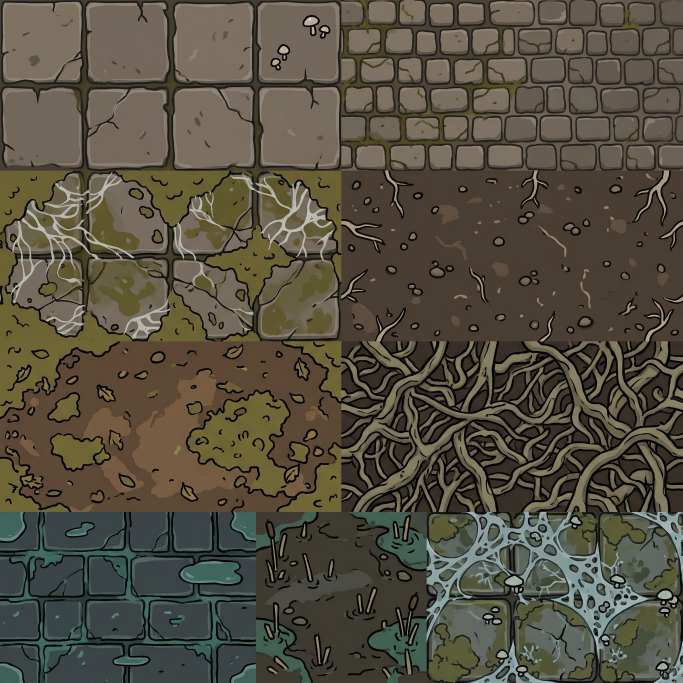
#> input picture Core/game/raw2/floors.jpg, 2048 x 2048 px, found by its file name (shown at 1/3 size)
$ python tiles.py
#> lines starting #> are read from the running program, lines starting #| are printed output that depends on the picture; after the words box and inside, x2 and y2 are one past the last pixel; in counts of white or black regions, pixels touching at a corner belong together
### Core/game/tools/grid.py
import numpy as np, json
from PIL import Image, ImageFilter
from scipy import ndimage
def load(name):
    im=Image.open(f'raw/{name}.jpg').convert('RGB'); a=np.asarray(im).astype(int)
    bg=np.median(np.concatenate([a[0],a[-1],a[:,0],a[:,-1]]),axis=0)
    d=np.abs(a-bg).sum(2); sat=a.max(2)-a.min(2)
    near=(d<40)&(sat<22)
    lab,n=ndimage.label(near)
    border=set(np.unique(np.concatenate([lab[0],lab[-1],lab[:,0],lab[:,-1]])))-{0}
    bgm=np.isin(lab,list(border))
    tight=(d<26)&(sat<14); tl,tn=ndimage.label(tight)
    sz=ndimage.sum(np.ones_like(tl),tl,range(tn+1)); bgm|=(sz[tl]>80)&(tl>0)
    band=ndimage.binary_dilation(bgm,iterations=4)&~bgm
    bgm|=band&(a.mean(2)>150)&(sat<40)
    bgm=ndimage.binary_dilation(bgm,iterations=1)
    fg=ndimage.binary_opening(~bgm,iterations=1)
    return a.astype(np.uint8),fg
def grid(fg,it=5):
    lab,n=ndimage.label(ndimage.binary_dilation(fg,iterations=it))
    big=[]
    for i,s in enumerate(ndimage.find_objects(lab)):
        h=s[0].stop-s[0].start; w=s[1].stop-s[1].start
        if w*h<3500: continue
        big.append([s[1].start,s[0].start,s[1].stop,s[0].stop])
    big.sort(key=lambda b:(b[1]+b[3])/2)
    rows=[]
    for b in big:
        cy=(b[1]+b[3])/2
        if rows and abs(cy-rows[-1][0])<50: rows[-1][1].append(b)
        else: rows.append([cy,[b]])
    return [sorted(r[1],key=lambda b:b[0]) for r in rows]
def crop(a,fg,box,pad=18):
    x0,y0,x1,y1=box; H,W=fg.shape
    x0=max(0,x0-pad);y0=max(0,y0-pad);x1=min(W,x1+pad);y1=min(H,y1+pad)
    m=fg[y0:y1,x0:x1]
    al=Image.fromarray((m*255).astype(np.uint8)).filter(ImageFilter.GaussianBlur(0.6))
    rgba=np.dstack([a[y0:y1,x0:x1],np.asarray(al)])
    im=Image.fromarray(rgba); bb=im.getbbox(); return im.crop(bb)
# [3 lines that do not run on import are left out]

### Core/game/tools/tiles.py
# Build seamless floor / wall / walltop textures + decals and merge into a 4096x2048 atlas
import json, sys, numpy as np
from PIL import Image, ImageFilter
sys.path.insert(0,'tools')
from grid import load, grid, crop

def mincut_wrap_h(img, frac=0.14):
    """Make image horizontally tileable: overlap right band onto left band with min-error vertical cut."""
    a=img.astype(np.float32); H,W,_=a.shape; b=int(W*frac)
    L=a[:,:b]; R=a[:,W-b:]
    err=((L-R)**2).sum(2)
    # DP for vertical path (one column per row)
    cost=err.copy(); back=np.zeros((H,b),np.int32)
    for y in range(1,H):
        prev=cost[y-1]
        left=np.r_[np.inf,prev[:-1]]; right=np.r_[prev[1:],np.inf]
        stack=np.stack([left,prev,right]); k=stack.argmin(0)
        cost[y]+=stack[k,np.arange(b)]; back[y]=np.arange(b)+k-1
    path=np.zeros(H,np.int32); path[-1]=int(cost[-1].argmin())
    for y in range(H-1,0,-1): path[y-1]=back[y,path[y]]
    # mask: 1 -> take from R (left of cut), 0 -> from L
    cols=np.arange(b)[None,:]; m=(cols<path[:,None]).astype(np.float32)
    m=np.asarray(Image.fromarray((m*255).astype(np.uint8)).filter(ImageFilter.GaussianBlur(1.6))).astype(np.float32)/255
    band=R*m[...,None]+L*(1-m[...,None])
    out=np.concatenate([band,a[:,b:W-b]],axis=1)
    return out.clip(0,255).astype(np.uint8)
def mincut_wrap(img,frac=0.14):
    t=mincut_wrap_h(img,frac)
    t=mincut_wrap_h(t.transpose(1,0,2),frac).transpose(1,0,2)
    return t
def pad_wrap(im,p):
    a=np.asarray(im); return Image.fromarray(np.pad(a,((p,p),(p,p),(0,0)),mode='wrap'))

PX=128  # source px per game tile
out={}
fl=Image.open('raw2/floors.jpg').convert('RGB'); A=np.asarray(fl)
#> further down, fl is the input picture: PIL image 2048x2048 RGB; mean R, G, B 84.8, 79.7, 65.2
ins=10
cells={'halls_a':(0,0,1024,512),'halls_b':(1024,0,2048,512),'halls_c':(0,512,1024,1024),'roots_a':(1024,512,2048,1024),
       'roots_b':(0,1024,1024,1536),'roots_c':(1024,1024,2048,1536),'drowned_a':(0,1536,767,2048),'drowned_b':(767,1536,1283,2048),'drowned_c':(1283,1536,2048,2048)}
for n,(x0,y0,x1,y1) in cells.items():
    c=A[y0+ins:y1-ins,x0+ins:x1-ins]
    s=mincut_wrap(c,0.12)
    h,w=s.shape[:2]; th=2; tw=max(1,round(w/h*th))
    im=Image.fromarray(s).resize((tw*PX,th*PX),Image.LANCZOS)
    out['tex_'+n]=(im,(tw,th))
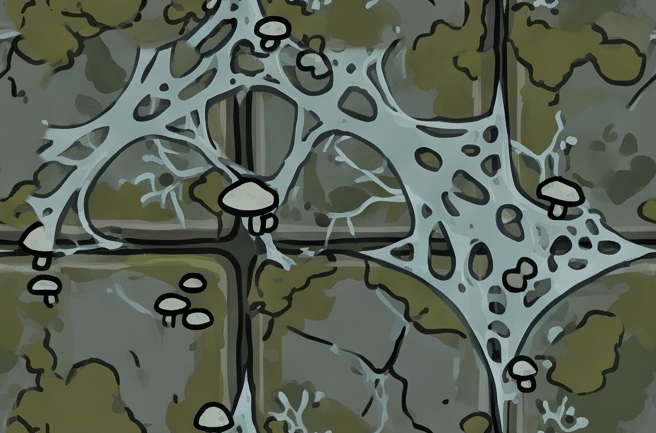
#> s: shape (433, 656, 3); mean R, G, B 89.1, 97.6, 85.5
#> after the loop, out = 9 items
# wall top
wt=np.asarray(Image.open('raw2/walltop.jpg').convert('RGB'))[8:-8,8:-8]
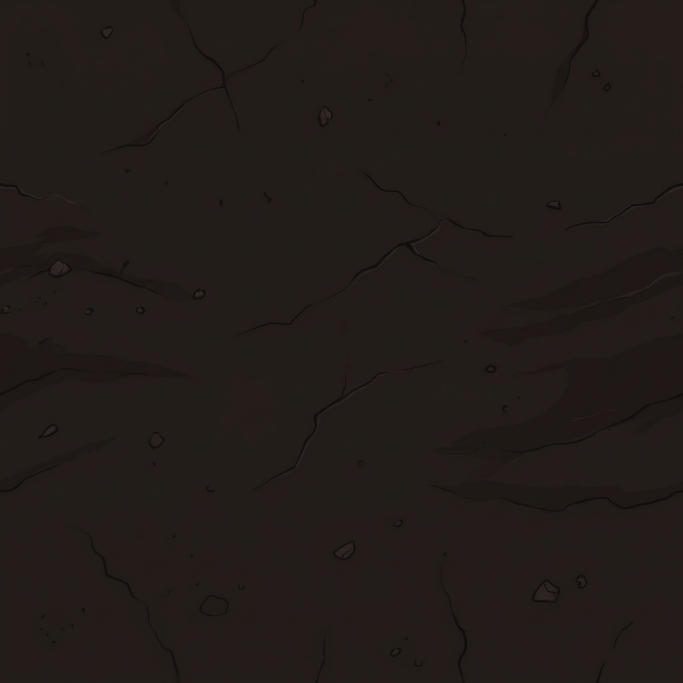
#> input picture Core/game/raw2/walltop.jpg, 2048 x 2048 px, found by its file name (shown at 1/3 size)
im=Image.fromarray(mincut_wrap(wt,0.1)).resize((4*PX,4*PX),Image.LANCZOS); out['tex_walltop']=(im,(4,4))
#> after the loop in mincut_wrap_h (call 19), `for y in range(1,H):`:
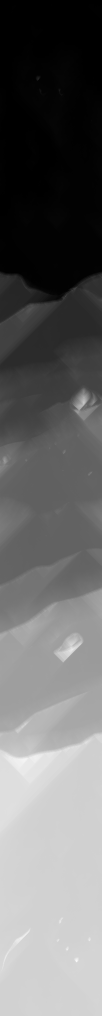
#> cost: shape (2032, 203) float32 (shown at 1/2 size); min 0, max 20686, mean 8580.8; drawn with min black and max white
#> after the loop in mincut_wrap_h (call 19), `for y in range(H-1,0,-1): path[y-1]=back[y,path[y]]`: path = 2032 values, max 191 at index 1476, min 0 at index 93, mean 99.97
#> in mincut_wrap_h (call 19), `m = (cols < path[:, None]).astype(np.float32)`: m: shape (2032, 203) float32; values 0 (black) and 1 (white), 49.2% white; 7 white regions (5 under 20 px), largest, box (x1, y1, x2, y2) and area: (0, 126, 191, 2032) 200619, (0, 0, 48, 93) 2508
#> after the loop in mincut_wrap_h (call 20), `for y in range(1,H):`:
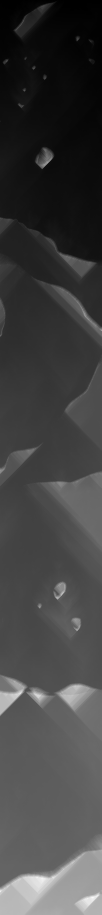
#> cost: shape (1829, 203) float32 (shown at 1/2 size); min 0, max 9461, mean 2433; drawn with min black and max white
#> after the loop in mincut_wrap_h (call 20), `for y in range(H-1,0,-1): path[y-1]=back[y,path[y]]`: path = 1829 values, max 202 at index 15, min 25 at index 633, mean 95.17
#> in mincut_wrap_h (call 20), `m = (cols < path[:, None]).astype(np.float32)`: m: shape (1829, 203) float32; values 0 (black) and 1 (white), 46.9% white; 1 white region, box (x1, y1, x2, y2) and area: (0, 0, 202, 1829) 174075
# walls: horizontal strips
W_=np.asarray(Image.open('raw2/walls.jpg').convert('RGB'))
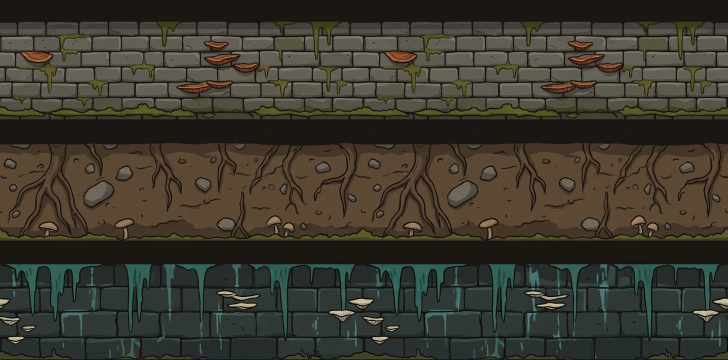
#> input picture Core/game/raw2/walls.jpg, 1456 x 720 px, found by its file name (shown at 1/2 size)
#> W_ is the input picture: shape (720, 1456, 3); mean R, G, B 59.9, 56.9, 46.5
for n,(y0,y1) in {'halls':(43,240),'roots':(287,482),'drowned':(528,720)}.items():
    s=mincut_wrap_h(W_[y0:y1,4:-4],0.12); h,w=s.shape[:2]
    th=1.25; tw=max(1,round(w/h*th)); im=Image.fromarray(s).resize((tw*PX,int(th*PX)),Image.LANCZOS)
    out['wall_'+n]=(im,(tw,th))
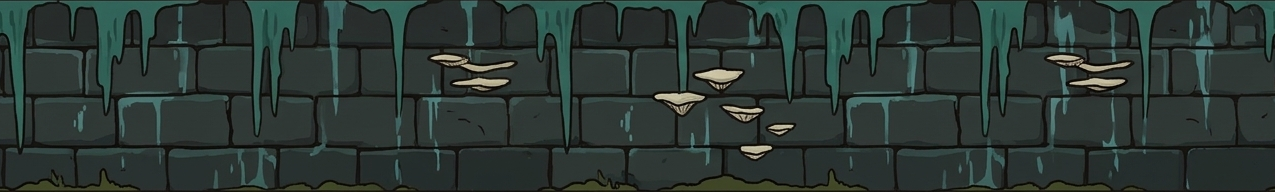
#> s: shape (192, 1275, 3); mean R, G, B 44, 55.8, 51.8
#> after the loop, out = 13 items
# decals via the existing slicer (light bg)
import shutil; shutil.copy('raw2/decals.jpg','raw/decals.jpg')
a,fg=load('decals'); g=grid(fg,28); k=0; dec=[]
#> in load, `bg=np.median(np.concatenate([a[0],a[-1],a[:,0],a[:,-1]]),axis=0)`: bg = [233, 232, 228]
#> in load, `near=(d<40)&(sat<22)`: near: shape (2400, 1792) bool; 75.1% white; 136 black regions (17 under 20 px), largest, box (x1, y1, x2, y2) and area: (517, 2052, 813, 2324) 69368, (45, 1648, 364, 1909) 59645, (38, 2047, 392, 2311) 58888
#> in load, `lab,n=ndimage.label(near)`:
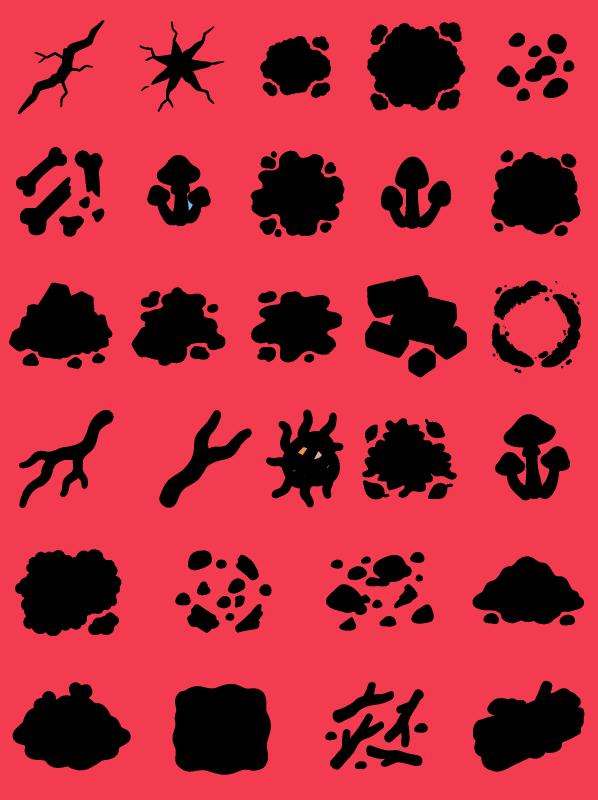
#> lab: shape (2400, 1792) int32 (shown at 1/3 size); 75 distinct labels, from 0 to 74; one colour per label, 0 black
#> in load, `lab,n=ndimage.label(near)`: n = 74
#> in load, `border=set(np.unique(np.concatenate([lab[0],lab[-1],lab[:,0],lab[:,-1]..`: border = 1 item
#> in load, `bgm=np.isin(lab,list(border))`: bgm: shape (2400, 1792) bool; 75.1% white; 136 black regions (17 under 20 px), largest, box (x1, y1, x2, y2) and area: (517, 2052, 813, 2324) 69368, (45, 1648, 364, 1909) 59645, (38, 2047, 392, 2311) 58889
#> in load, `tight = (d < 26) & (sat < 14)`: tight: shape (2400, 1792) bool; 74.9% white; 144 black regions (26 under 20 px), largest, box (x1, y1, x2, y2) and area: (517, 2051, 813, 2324) 69465, (45, 1647, 364, 1909) 59873, (38, 2047, 392, 2311) 59008
#> in load, `tl, tn = ndimage.label(tight)`: tl: shape (2400, 1792) int32; 97 distinct labels, from 0 to 96
#> in load, `tl, tn = ndimage.label(tight)`: tn = 96
#> in load, `sz = ndimage.sum(np.ones_like(tl), tl, range(tn + 1))`: sz = 97 values, max 3221544 at index 1, min 1 at index 2, mean 44338.1
#> after `g = grid(fg, 28)`: g = 6 items
for r in g:
    for b in r:
        im=crop(a,fg,b); sc=96/max(im.size); im=im.resize((max(1,round(im.width*sc)),max(1,round(im.height*sc))),Image.LANCZOS)
        out['decal_%d'%k]=(im,None); dec.append('decal_%d'%k); k+=1
#> this loop made 6 passes
#> after the loop, dec = 28 items, first 6: 'decal_0', 'decal_1', 'decal_2', 'decal_3', 'decal_4', 'decal_5'; k = 28; out = 41 items
print('decals',k,[len(r) for r in g])
#| decals 28 [5, 5, 5, 5, 4, 4]
# compose: keep old atlas left half, pack new into right half
#> (the run stopped early here; a loop or call above may not have finished)
